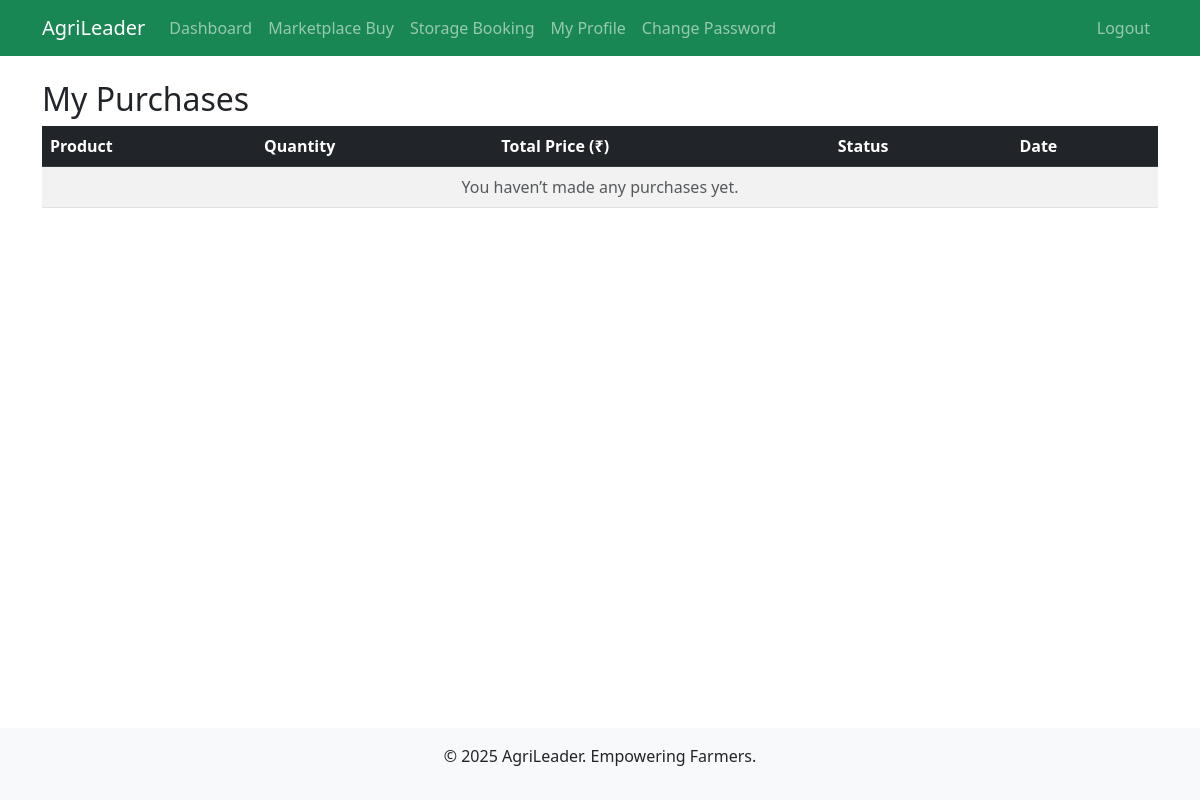
Before: /buyer/my-purchases/ (signed in) with the older database file.
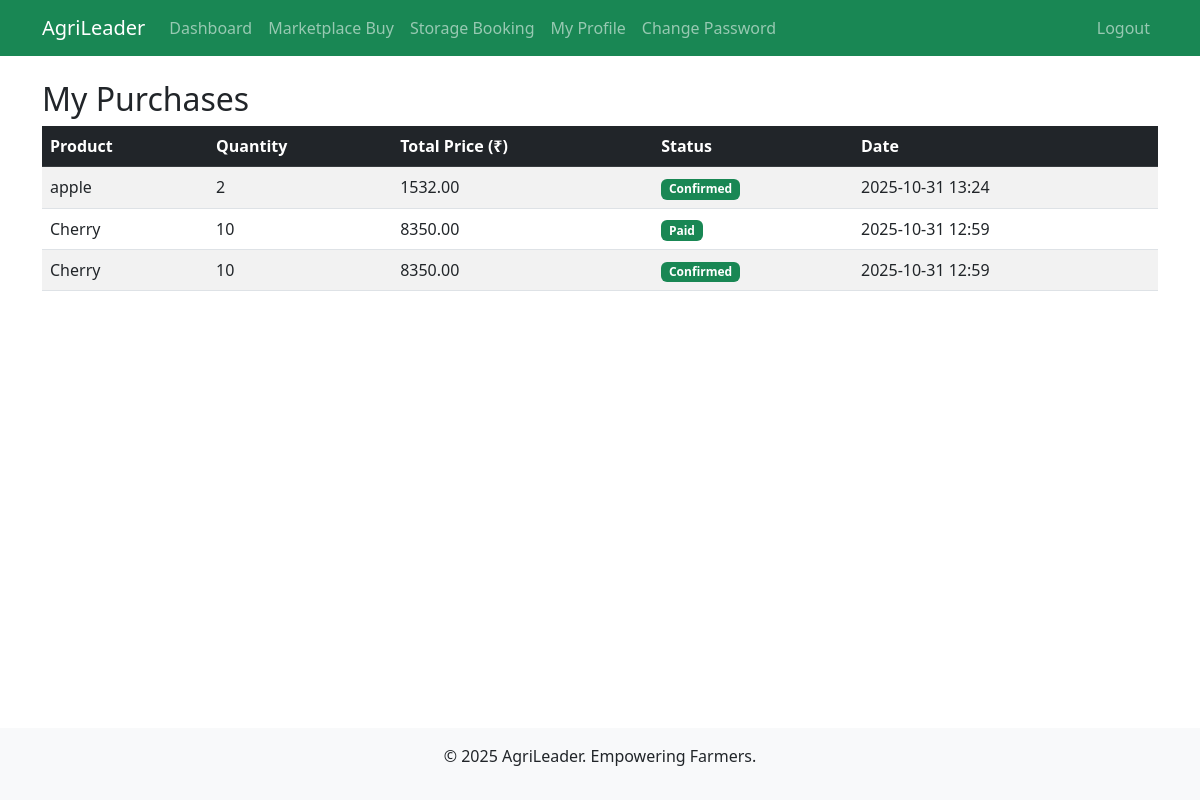
After: the same page with the newer database file.
### buyer/models.py (models this page shows, shortened)
class Purchase(models.Model):
    buyer = models.ForeignKey(CustomUser, on_delete=models.CASCADE, limit_choices_to={'role': 'buyer'})
    listing = models.ForeignKey(ProductListing, on_delete=models.CASCADE)
    quantity = models.PositiveIntegerField(validators=[MinValueValidator(1)])
    total_price = models.DecimalField(max_digits=10, decimal_places=2)
    purchase_date = models.DateTimeField(auto_now_add=True)
    status = models.CharField(max_length=20, choices=[('confirmed', 'Confirmed'), ('shipped', 'Shipped'), ('delivered', 'Delivered')], default='confirmed')

### farmer/models.py (models this page shows, shortened)
class ProductListing(models.Model):
    user = models.ForeignKey(CustomUser, on_delete=models.CASCADE, limit_choices_to={'role': 'farmer'})
    name = models.CharField(max_length=100)
    description = models.TextField()
    quantity = models.PositiveIntegerField()
    price = models.DecimalField(max_digits=10, decimal_places=2, validators=[MinValueValidator(0)])
    crop_type = models.CharField(max_length=50)
    location = models.CharField(max_length=200)  # Geo-suggested
    image = models.ImageField(upload_to='listings/', blank=True)
    bid_start_time = models.DateTimeField(default=timezone.now)
    bid_end_time = models.DateTimeField(null=True, blank=True)
    is_active = models.BooleanField(default=True)
    created_at = models.DateTimeField(auto_now_add=True)

### buyer/views.py (the view)
    def wrapper(request, *args, **kwargs):
        if not request.user.is_authenticated or request.user.role != 'buyer':
            messages.warning(request, 'No permission to access this page.')
            return redirect('accounts:home')
        return view_func(request, *args, **kwargs)

### buyer/views.py (called while the page is built)
def buyer_required(view_func):
    def wrapper(request, *args, **kwargs):
        if not request.user.is_authenticated or request.user.role != 'buyer':
            messages.warning(request, 'No permission to access this page.')
            return redirect('accounts:home')
        return view_func(request, *args, **kwargs)
    return wrapper

@login_required
@buyer_required
def my_purchases(request):
    purchases = Purchase.objects.filter(buyer=request.user).order_by('-purchase_date')
    paginator = Paginator(purchases, 10)
    page_number = request.GET.get('page')
    purchases_paginated = paginator.get_page(page_number)
    return render(request, 'buyer/my_purchases.html', {'purchases': purchases_paginated})

### buyer/templates/buyer/my_purchases.html (shortened to what this page needs)
{% extends 'accounts/base.html' %}
{% block content %}
<h2>My Purchases</h2>
<div class="table-responsive">
    <table class="table table-striped align-middle">
        <thead class="table-dark">
            <tr>
                <th>Product</th>
                <th>Quantity</th>
                <th>Total Price (₹)</th>
                <th>Status</th>
                <th>Date</th>
            </tr>
        </thead>
        <tbody>
            {% for purchase in purchases %}
            <tr>
                <td>{{ purchase.listing.name }}</td>
                <td>{{ purchase.quantity }}</td>
                <td>{{ purchase.total_price }}</td>
                <td>
                    {% if purchase.status %}
                        <span class="badge bg-success">{{ purchase.status|capfirst }}</span>
                    {% else %}
                        <span class="badge bg-secondary">Completed</span>
                    {% endif %}
                </td>
                <td>{{ purchase.purchase_date|date:"Y-m-d H:i" }}</td>
            </tr>
            {% empty %}
            <tr>
                <td colspan="5" class="text-center text-muted">You haven’t made any purchases yet.</td>
            </tr>
            {% endfor %}
        </tbody>
    </table>
</div>
{% endblock %}

Changed rows visible on the page:
added Purchase: listing.name "apple", quantity "2", total_price "1532.00", status "Confirmed", purchase_date "2025-10-31 13:24"
added Purchase: listing.name "Cherry", quantity "10", total_price "8350.00", status "Paid", purchase_date "2025-10-31 12:59"
added Purchase: listing.name "Cherry", quantity "10", total_price "8350.00", status "Confirmed", purchase_date "2025-10-31 12:59"
Other visible differences:
text no longer shown: "You haven’t made any purchases yet."
